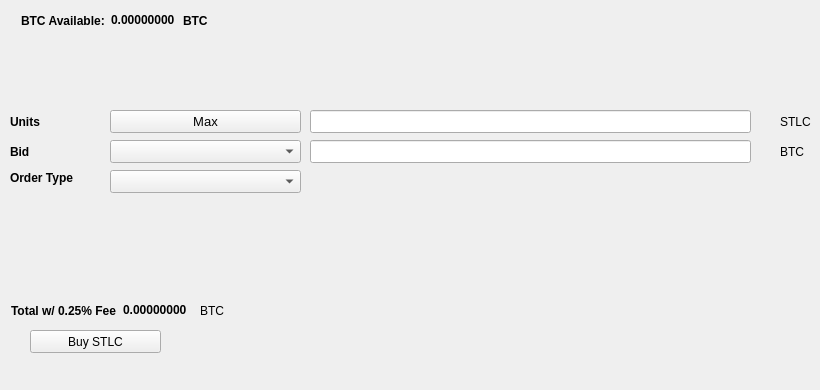
   <widget class="QWidget" name="BuyTab">
    <attribute name="title">
     <string>Buy</string>
    </attribute>
    <widget class="QPushButton" name="BuySTLC">
     <property name="geometry">
      <rect>
       <x>30</x>
       <y>330</y>
       <width>131</width>
       <height>23</height>
      </rect>
     </property>
     <property name="text">
      <string>Buy STLC</string>
     </property>
     <property name="icon">
      <iconset resource="../startlife.qrc">
       <normaloff>:/icons/bitcoin</normaloff>:/icons/bitcoin</iconset>
     </property>
    </widget>
    <widget class="QLabel" name="label_3">
     <property name="geometry">
      <rect>
       <x>10</x>
       <y>110</y>
       <width>46</width>
       <height>23</height>
      </rect>
     </property>
     <property name="font">
      <font>
       <weight>75</weight>
       <bold>true</bold>
      </font>
     </property>
     <property name="text">
      <string>Units</string>
     </property>
    </widget>
    <widget class="QLineEdit" name="UnitsInput">
     <property name="geometry">
      <rect>
       <x>310</x>
       <y>110</y>
       <width>441</width>
       <height>23</height>
      </rect>
     </property>
     <property name="font">
      <font>
       <pointsize>9</pointsize>
       <weight>75</weight>
       <bold>true</bold>
      </font>
     </property>
    </widget>
    <widget class="QLineEdit" name="BuyBidPriceEdit">
     <property name="geometry">
      <rect>
       <x>310</x>
       <y>140</y>
       <width>441</width>
       <height>23</height>
      </rect>
     </property>
     <property name="font">
      <font>
       <pointsize>9</pointsize>
       <weight>75</weight>
       <bold>true</bold>
      </font>
     </property>
    </widget>
    <widget class="QLabel" name="label_4">
     <property name="geometry">
      <rect>
       <x>780</x>
       <y>110</y>
       <width>31</width>
       <height>23</height>
      </rect>
     </property>
     <property name="text">
      <string>STLC</string>
     </property>
    </widget>
    <widget class="QLabel" name="label_5">
     <property name="geometry">
      <rect>
       <x>780</x>
       <y>140</y>
       <width>31</width>
       <height>23</height>
      </rect>
     </property>
     <property name="text">
      <string>BTC</string>
     </property>
    </widget>
    <widget class="QLabel" name="label_6">
     <property name="geometry">
      <rect>
       <x>10</x>
       <y>140</y>
       <width>46</width>
       <height>23</height>
      </rect>
     </property>
     <property name="font">
      <font>
       <weight>75</weight>
       <bold>true</bold>
      </font>
     </property>
     <property name="text">
      <string>Bid</string>
     </property>
    </widget>
    <widget class="QLabel" name="label_7">
     <property name="geometry">
      <rect>
       <x>10</x>
       <y>170</y>
       <width>91</width>
       <height>16</height>
      </rect>
     </property>
     <property name="font">
      <font>
       <weight>75</weight>
       <bold>true</bold>
      </font>
     </property>
     <property name="text">
      <string>Order Type</string>
     </property>
    </widget>
    <widget class="QPushButton" name="Buy_Max_Amount">
     <property name="geometry">
      <rect>
       <x>110</x>
       <y>110</y>
       <width>191</width>
       <height>23</height>
      </rect>
     </property>
     <property name="font">
      <font>
       <pointsize>10</pointsize>
      </font>
     </property>
     <property name="text">
      <string>Max</string>
     </property>
    </widget>
    <widget class="QComboBox" name="BuyBidcomboBox">
     <property name="geometry">
      <rect>
       <x>110</x>
       <y>140</y>
       <width>191</width>
       <height>23</height>
      </rect>
     </property>
     <property name="font">
      <font>
       <pointsize>10</pointsize>
      </font>
     </property>
    </widget>
    <widget class="QComboBox" name="buyOrdertypeCombo">
     <property name="geometry">
      <rect>
       <x>110</x>
       <y>170</y>
       <width>191</width>
       <height>23</height>
      </rect>
     </property>
     <property name="font">
      <font>
       <pointsize>10</pointsize>
      </font>
     </property>
    </widget>
    <widget class="QWidget" name="layoutWidget1">
     <property name="geometry">
      <rect>
       <x>21</x>
       <y>11</y>
       <width>227</width>
       <height>19</height>
      </rect>
     </property>
     <layout class="QHBoxLayout" name="horizontalLayout_3">
      <item>
       <widget class="QLabel" name="label232">
        <property name="font">
         <font>
          <weight>75</weight>
          <bold>true</bold>
         </font>
        </property>
        <property name="text">
         <string>BTC Available:</string>
        </property>
       </widget>
      </item>
      <item>
       <widget class="QLabel" name="BtcAvailableLbl">
        <property name="palette">
         <palette>
          <active>
           <colorrole role="WindowText">
            <brush brushstyle="SolidPattern">
             <color alpha="255">
              <red>0</red>
              <green>0</green>
              <blue>0</blue>
             </color>
            </brush>
           </colorrole>
           <colorrole role="Button">
            <brush brushstyle="SolidPattern">
             <color alpha="255">
              <red>0</red>
              <green>170</green>
              <blue>0</blue>
             </color>
            </brush>
           </colorrole>
           <colorrole role="Light">
            <brush brushstyle="SolidPattern">
             <color alpha="255">
              <red>0</red>
              <green>255</green>
              <blue>0</blue>
             </color>
            </brush>
           </colorrole>
           <colorrole role="Midlight">
            <brush brushstyle="SolidPattern">
             <color alpha="255">
              <red>0</red>
              <green>212</green>
              <blue>0</blue>
             </color>
            </brush>
           </colorrole>
           <colorrole role="Dark">
            <brush brushstyle="SolidPattern">
             <color alpha="255">
              <red>0</red>
              <green>85</green>
              <blue>0</blue>
             </color>
            </brush>
           </colorrole>
           <colorrole role="Mid">
            <brush brushstyle="SolidPattern">
             <color alpha="255">
              <red>0</red>
              <green>113</green>
              <blue>0</blue>
             </color>
            </brush>
           </colorrole>
           <colorrole role="Text">
            <brush brushstyle="SolidPattern">
             <color alpha="255">
              <red>0</red>
              <green>170</green>
              <blue>0</blue>
             </color>
            </brush>
           </colorrole>
           <colorrole role="BrightText">
            <brush brushstyle="SolidPattern">
             <color alpha="255">
              <red>255</red>
              <green>255</green>
              <blue>255</blue>
             </color>
            </brush>
           </colorrole>
           <colorrole role="ButtonText">
            <brush brushstyle="SolidPattern">
             <color alpha="255">
              <red>0</red>
              <green>0</green>
              <blue>0</blue>
             </color>
            </brush>
           </colorrole>
           <colorrole role="Base">
            <brush brushstyle="SolidPattern">
             <color alpha="255">
              <red>255</red>
              <green>255</green>
              <blue>255</blue>
             </color>
            </brush>
           </colorrole>
           <colorrole role="Window">
            <brush brushstyle="SolidPattern">
             <color alpha="255">
              <red>0</red>
              <green>170</green>
              <blue>0</blue>
             </color>
            </brush>
           </colorrole>
           <colorrole role="Shadow">
            <brush brushstyle="SolidPattern">
             <color alpha="255">
              <red>0</red>
              <green>0</green>
              <blue>0</blue>
             </color>
            </brush>
           </colorrole>
           <colorrole role="AlternateBase">
            <brush brushstyle="SolidPattern">
             <color alpha="255">
              <red>127</red>
              <green>212</green>
              <blue>127</blue>
             </color>
            </brush>
           </colorrole>
           <colorrole role="ToolTipBase">
            <brush brushstyle="SolidPattern">
             <color alpha="255">
              <red>255</red>
              <green>255</green>
              <blue>220</blue>
             </color>
            </brush>
           </colorrole>
           <colorrole role="ToolTipText">
            <brush brushstyle="SolidPattern">
             <color alpha="255">
              <red>0</red>
              <green>0</green>
              <blue>0</blue>
             </color>
            </brush>
           </colorrole>
          </active>
          <inactive>
           <colorrole role="WindowText">
            <brush brushstyle="SolidPattern">
             <color alpha="255">
              <red>0</red>
              <green>0</green>
              <blue>0</blue>
             </color>
            </brush>
           </colorrole>
           <colorrole role="Button">
            <brush brushstyle="SolidPattern">
             <color alpha="255">
              <red>0</red>
              <green>170</green>
              <blue>0</blue>
             </color>
            </brush>
           </colorrole>
           <colorrole role="Light">
            <brush brushstyle="SolidPattern">
             <color alpha="255">
              <red>0</red>
              <green>255</green>
              <blue>0</blue>
             </color>
            </brush>
           </colorrole>
           <colorrole role="Midlight">
            <brush brushstyle="SolidPattern">
             <color alpha="255">
              <red>0</red>
              <green>212</green>
              <blue>0</blue>
             </color>
            </brush>
           </colorrole>
           <colorrole role="Dark">
            <brush brushstyle="SolidPattern">
             <color alpha="255">
              <red>0</red>
              <green>85</green>
              <blue>0</blue>
             </color>
            </brush>
           </colorrole>
           <colorrole role="Mid">
            <brush brushstyle="SolidPattern">
             <color alpha="255">
              <red>0</red>
              <green>113</green>
              <blue>0</blue>
             </color>
            </brush>
           </colorrole>
           <colorrole role="Text">
            <brush brushstyle="SolidPattern">
             <color alpha="255">
              <red>0</red>
              <green>170</green>
              <blue>0</blue>
             </color>
            </brush>
           </colorrole>
           <colorrole role="BrightText">
            <brush brushstyle="SolidPattern">
             <color alpha="255">
              <red>255</red>
              <green>255</green>
              <blue>255</blue>
             </color>
            </brush>
           </colorrole>
           <colorrole role="ButtonText">
            <brush brushstyle="SolidPattern">
             <color alpha="255">
              <red>0</red>
              <green>0</green>
              <blue>0</blue>
             </color>
            </brush>
           </colorrole>
           <colorrole role="Base">
            <brush brushstyle="SolidPattern">
             <color alpha="255">
              <red>255</red>
              <green>255</green>
              <blue>255</blue>
             </color>
            </brush>
           </colorrole>
           <colorrole role="Window">
            <brush brushstyle="SolidPattern">
             <color alpha="255">
              <red>0</red>
              <green>170</green>
              <blue>0</blue>
             </color>
            </brush>
           </colorrole>
           <colorrole role="Shadow">
            <brush brushstyle="SolidPattern">
             <color alpha="255">
              <red>0</red>
              <green>0</green>
              <blue>0</blue>
             </color>
            </brush>
           </colorrole>
           <colorrole role="AlternateBase">
            <brush brushstyle="SolidPattern">
             <color alpha="255">
              <red>127</red>
              <green>212</green>
              <blue>127</blue>
             </color>
            </brush>
           </colorrole>
           <colorrole role="ToolTipBase">
            <brush brushstyle="SolidPattern">
             <color alpha="255">
              <red>255</red>
              <green>255</green>
              <blue>220</blue>
             </color>
            </brush>
           </colorrole>
           <colorrole role="ToolTipText">
            <brush brushstyle="SolidPattern">
             <color alpha="255">
              <red>0</red>
              <green>0</green>
              <blue>0</blue>
             </color>
            </brush>
           </colorrole>
          </inactive>
          <disabled>
           <colorrole role="WindowText">
            <brush brushstyle="SolidPattern">
             <color alpha="255">
              <red>0</red>
              <green>85</green>
              <blue>0</blue>
             </color>
            </brush>
           </colorrole>
           <colorrole role="Button">
            <brush brushstyle="SolidPattern">
             <color alpha="255">
              <red>0</red>
              <green>170</green>
              <blue>0</blue>
             </color>
            </brush>
           </colorrole>
           <colorrole role="Light">
            <brush brushstyle="SolidPattern">
             <color alpha="255">
              <red>0</red>
              <green>255</green>
              <blue>0</blue>
             </color>
            </brush>
           </colorrole>
           <colorrole role="Midlight">
            <brush brushstyle="SolidPattern">
             <color alpha="255">
              <red>0</red>
              <green>212</green>
              <blue>0</blue>
             </color>
            </brush>
           </colorrole>
           <colorrole role="Dark">
            <brush brushstyle="SolidPattern">
             <color alpha="255">
              <red>0</red>
              <green>85</green>
              <blue>0</blue>
             </color>
            </brush>
           </colorrole>
           <colorrole role="Mid">
            <brush brushstyle="SolidPattern">
             <color alpha="255">
              <red>0</red>
              <green>113</green>
              <blue>0</blue>
             </color>
            </brush>
           </colorrole>
           <colorrole role="Text">
            <brush brushstyle="SolidPattern">
             <color alpha="255">
              <red>0</red>
              <green>85</green>
              <blue>0</blue>
             </color>
            </brush>
           </colorrole>
           <colorrole role="BrightText">
            <brush brushstyle="SolidPattern">
             <color alpha="255">
              <red>255</red>
              <green>255</green>
              <blue>255</blue>
             </color>
            </brush>
           </colorrole>
           <colorrole role="ButtonText">
            <brush brushstyle="SolidPattern">
             <color alpha="255">
              <red>0</red>
              <green>85</green>
              <blue>0</blue>
             </color>
            </brush>
           </colorrole>
           <colorrole role="Base">
            <brush brushstyle="SolidPattern">
             <color alpha="255">
              <red>0</red>
              <green>170</green>
              <blue>0</blue>
             </color>
            </brush>
           </colorrole>
           <colorrole role="Window">
            <brush brushstyle="SolidPattern">
             <color alpha="255">
              <red>0</red>
              <green>170</green>
              <blue>0</blue>
             </color>
            </brush>
           </colorrole>
           <colorrole role="Shadow">
            <brush brushstyle="SolidPattern">
             <color alpha="255">
              <red>0</red>
              <green>0</green>
              <blue>0</blue>
             </color>
            </brush>
           </colorrole>
           <colorrole role="AlternateBase">
            <brush brushstyle="SolidPattern">
             <color alpha="255">
              <red>0</red>
              <green>170</green>
              <blue>0</blue>
             </color>
            </brush>
           </colorrole>
           <colorrole role="ToolTipBase">
            <brush brushstyle="SolidPattern">
             <color alpha="255">
              <red>255</red>
              <green>255</green>
              <blue>220</blue>
             </color>
            </brush>
           </colorrole>
           <colorrole role="ToolTipText">
            <brush brushstyle="SolidPattern">
             <color alpha="255">
              <red>0</red>
              <green>0</green>
              <blue>0</blue>
             </color>
            </brush>
           </colorrole>
          </disabled>
         </palette>
        </property>
        <property name="font">
         <font>
          <weight>75</weight>
          <bold>true</bold>
         </font>
        </property>
        <property name="text">
         <string>0.00000000</string>
        </property>
        <property name="textInteractionFlags">
         <set>Qt::LinksAccessibleByMouse|Qt::TextSelectableByKeyboard|Qt::TextSelectableByMouse</set>
        </property>
       </widget>
      </item>
      <item>
       <widget class="QLabel" name="BtcAvailableLbl_2">
        <property name="font">
         <font>
          <weight>75</weight>
          <bold>true</bold>
         </font>
        </property>
        <property name="text">
         <string>BTC</string>
        </property>
       </widget>
      </item>
     </layout>
    </widget>
    <widget class="QWidget" name="layoutWidge2">
     <property name="geometry">
      <rect>
       <x>11</x>
       <y>301</y>
       <width>259</width>
       <height>19</height>
      </rect>
     </property>
     <layout class="QHBoxLayout" name="horizontalLayout_4">
      <item>
       <widget class="QLabel" name="label_9">
        <property name="font">
         <font>
          <weight>75</weight>
          <bold>true</bold>
         </font>
        </property>
        <property name="text">
         <string>Total w/ 0.25% Fee</string>
        </property>
       </widget>
      </item>
      <item>
       <widget class="QLabel" name="BuyCostLabel">
        <property name="palette">
         <palette>
          <active>
           <colorrole role="WindowText">
            <brush brushstyle="SolidPattern">
             <color alpha="255">
              <red>0</red>
              <green>0</green>
              <blue>0</blue>
             </color>
            </brush>
           </colorrole>
           <colorrole role="Button">
            <brush brushstyle="SolidPattern">
             <color alpha="255">
              <red>0</red>
              <green>170</green>
              <blue>0</blue>
             </color>
            </brush>
           </colorrole>
           <colorrole role="Light">
            <brush brushstyle="SolidPattern">
             <color alpha="255">
              <red>0</red>
              <green>255</green>
              <blue>0</blue>
             </color>
            </brush>
           </colorrole>
           <colorrole role="Midlight">
            <brush brushstyle="SolidPattern">
             <color alpha="255">
              <red>0</red>
              <green>212</green>
              <blue>0</blue>
             </color>
            </brush>
           </colorrole>
           <colorrole role="Dark">
            <brush brushstyle="SolidPattern">
             <color alpha="255">
              <red>0</red>
              <green>85</green>
              <blue>0</blue>
             </color>
            </brush>
           </colorrole>
           <colorrole role="Mid">
            <brush brushstyle="SolidPattern">
             <color alpha="255">
              <red>0</red>
              <green>113</green>
              <blue>0</blue>
             </color>
            </brush>
           </colorrole>
           <colorrole role="Text">
            <brush brushstyle="SolidPattern">
             <color alpha="255">
              <red>0</red>
              <green>170</green>
              <blue>0</blue>
             </color>
            </brush>
           </colorrole>
           <colorrole role="BrightText">
            <brush brushstyle="SolidPattern">
             <color alpha="255">
              <red>255</red>
              <green>255</green>
              <blue>255</blue>
             </color>
            </brush>
           </colorrole>
           <colorrole role="ButtonText">
            <brush brushstyle="SolidPattern">
             <color alpha="255">
              <red>0</red>
              <green>0</green>
              <blue>0</blue>
             </color>
            </brush>
           </colorrole>
           <colorrole role="Base">
            <brush brushstyle="SolidPattern">
             <color alpha="255">
              <red>255</red>
              <green>255</green>
              <blue>255</blue>
             </color>
            </brush>
           </colorrole>
           <colorrole role="Window">
            <brush brushstyle="SolidPattern">
             <color alpha="255">
              <red>0</red>
              <green>170</green>
              <blue>0</blue>
             </color>
            </brush>
           </colorrole>
           <colorrole role="Shadow">
            <brush brushstyle="SolidPattern">
             <color alpha="255">
              <red>0</red>
              <green>0</green>
              <blue>0</blue>
             </color>
            </brush>
           </colorrole>
           <colorrole role="AlternateBase">
            <brush brushstyle="SolidPattern">
             <color alpha="255">
              <red>127</red>
              <green>212</green>
              <blue>127</blue>
             </color>
            </brush>
           </colorrole>
           <colorrole role="ToolTipBase">
            <brush brushstyle="SolidPattern">
             <color alpha="255">
              <red>255</red>
              <green>255</green>
              <blue>220</blue>
             </color>
            </brush>
           </colorrole>
           <colorrole role="ToolTipText">
            <brush brushstyle="SolidPattern">
             <color alpha="255">
              <red>0</red>
              <green>0</green>
              <blue>0</blue>
             </color>
            </brush>
           </colorrole>
          </active>
          <inactive>
           <colorrole role="WindowText">
            <brush brushstyle="SolidPattern">
             <color alpha="255">
              <red>0</red>
              <green>0</green>
              <blue>0</blue>
             </color>
            </brush>
           </colorrole>
           <colorrole role="Button">
            <brush brushstyle="SolidPattern">
             <color alpha="255">
              <red>0</red>
              <green>170</green>
              <blue>0</blue>
             </color>
            </brush>
           </colorrole>
           <colorrole role="Light">
            <brush brushstyle="SolidPattern">
             <color alpha="255">
              <red>0</red>
              <green>255</green>
              <blue>0</blue>
             </color>
            </brush>
           </colorrole>
           <colorrole role="Midlight">
            <brush brushstyle="SolidPattern">
             <color alpha="255">
              <red>0</red>
              <green>212</green>
              <blue>0</blue>
             </color>
            </brush>
           </colorrole>
           <colorrole role="Dark">
            <brush brushstyle="SolidPattern">
             <color alpha="255">
              <red>0</red>
              <green>85</green>
              <blue>0</blue>
             </color>
            </brush>
           </colorrole>
           <colorrole role="Mid">
            <brush brushstyle="SolidPattern">
             <color alpha="255">
              <red>0</red>
              <green>113</green>
              <blue>0</blue>
             </color>
            </brush>
           </colorrole>
           <colorrole role="Text">
            <brush brushstyle="SolidPattern">
             <color alpha="255">
              <red>0</red>
              <green>170</green>
              <blue>0</blue>
             </color>
            </brush>
           </colorrole>
           <colorrole role="BrightText">
            <brush brushstyle="SolidPattern">
             <color alpha="255">
              <red>255</red>
              <green>255</green>
              <blue>255</blue>
             </color>
            </brush>
           </colorrole>
           <colorrole role="ButtonText">
            <brush brushstyle="SolidPattern">
             <color alpha="255">
              <red>0</red>
              <green>0</green>
              <blue>0</blue>
             </color>
            </brush>
           </colorrole>
           <colorrole role="Base">
            <brush brushstyle="SolidPattern">
             <color alpha="255">
              <red>255</red>
              <green>255</green>
              <blue>255</blue>
             </color>
            </brush>
           </colorrole>
           <colorrole role="Window">
            <brush brushstyle="SolidPattern">
             <color alpha="255">
              <red>0</red>
              <green>170</green>
              <blue>0</blue>
             </color>
            </brush>
           </colorrole>
           <colorrole role="Shadow">
            <brush brushstyle="SolidPattern">
             <color alpha="255">
              <red>0</red>
              <green>0</green>
              <blue>0</blue>
             </color>
            </brush>
           </colorrole>
           <colorrole role="AlternateBase">
            <brush brushstyle="SolidPattern">
             <color alpha="255">
              <red>127</red>
              <green>212</green>
              <blue>127</blue>
             </color>
            </brush>
           </colorrole>
           <colorrole role="ToolTipBase">
            <brush brushstyle="SolidPattern">
             <color alpha="255">
              <red>255</red>
              <green>255</green>
              <blue>220</blue>
             </color>
            </brush>
           </colorrole>
           <colorrole role="ToolTipText">
            <brush brushstyle="SolidPattern">
             <color alpha="255">
              <red>0</red>
              <green>0</green>
              <blue>0</blue>
             </color>
            </brush>
           </colorrole>
          </inactive>
          <disabled>
           <colorrole role="WindowText">
            <brush brushstyle="SolidPattern">
             <color alpha="255">
              <red>0</red>
              <green>85</green>
              <blue>0</blue>
             </color>
            </brush>
           </colorrole>
           <colorrole role="Button">
            <brush brushstyle="SolidPattern">
             <color alpha="255">
              <red>0</red>
              <green>170</green>
              <blue>0</blue>
             </color>
            </brush>
           </colorrole>
           <colorrole role="Light">
            <brush brushstyle="SolidPattern">
             <color alpha="255">
              <red>0</red>
              <green>255</green>
              <blue>0</blue>
             </color>
            </brush>
           </colorrole>
           <colorrole role="Midlight">
            <brush brushstyle="SolidPattern">
             <color alpha="255">
              <red>0</red>
              <green>212</green>
              <blue>0</blue>
             </color>
            </brush>
           </colorrole>
           <colorrole role="Dark">
            <brush brushstyle="SolidPattern">
             <color alpha="255">
              <red>0</red>
              <green>85</green>
              <blue>0</blue>
             </color>
            </brush>
           </colorrole>
           <colorrole role="Mid">
            <brush brushstyle="SolidPattern">
             <color alpha="255">
              <red>0</red>
              <green>113</green>
              <blue>0</blue>
             </color>
            </brush>
           </colorrole>
           <colorrole role="Text">
            <brush brushstyle="SolidPattern">
             <color alpha="255">
              <red>0</red>
              <green>85</green>
              <blue>0</blue>
             </color>
            </brush>
           </colorrole>
           <colorrole role="BrightText">
            <brush brushstyle="SolidPattern">
             <color alpha="255">
              <red>255</red>
              <green>255</green>
              <blue>255</blue>
             </color>
            </brush>
           </colorrole>
           <colorrole role="ButtonText">
            <brush brushstyle="SolidPattern">
             <color alpha="255">
              <red>0</red>
              <green>85</green>
              <blue>0</blue>
             </color>
            </brush>
           </colorrole>
           <colorrole role="Base">
            <brush brushstyle="SolidPattern">
             <color alpha="255">
              <red>0</red>
              <green>170</green>
              <blue>0</blue>
             </color>
            </brush>
           </colorrole>
           <colorrole role="Window">
            <brush brushstyle="SolidPattern">
             <color alpha="255">
              <red>0</red>
              <green>170</green>
              <blue>0</blue>
             </color>
            </brush>
           </colorrole>
           <colorrole role="Shadow">
            <brush brushstyle="SolidPattern">
             <color alpha="255">
              <red>0</red>
              <green>0</green>
              <blue>0</blue>
             </color>
            </brush>
           </colorrole>
           <colorrole role="AlternateBase">
            <brush brushstyle="SolidPattern">
             <color alpha="255">
              <red>0</red>
              <green>170</green>
              <blue>0</blue>
             </color>
            </brush>
           </colorrole>
           <colorrole role="ToolTipBase">
            <brush brushstyle="SolidPattern">
             <color alpha="255">
              <red>255</red>
              <green>255</green>
              <blue>220</blue>
             </color>
            </brush>
           </colorrole>
           <colorrole role="ToolTipText">
            <brush brushstyle="SolidPattern">
             <color alpha="255">
              <red>0</red>
              <green>0</green>
              <blue>0</blue>
             </color>
            </brush>
           </colorrole>
          </disabled>
         </palette>
        </property>
        <property name="font">
         <font>
          <weight>75</weight>
          <bold>true</bold>
         </font>
        </property>
        <property name="autoFillBackground">
         <bool>false</bool>
        </property>
        <property name="text">
         <string>0.00000000</string>
        </property>
        <property name="textInteractionFlags">
         <set>Qt::LinksAccessibleByMouse|Qt::TextSelectableByMouse</set>
        </property>
       </widget>
      </item>
      <item>
       <widget class="QLabel" name="label_10">
        <property name="font">
         <font>
          <weight>50</weight>
          <bold>false</bold>
         </font>
        </property>
        <property name="text">
         <string>BTC</string>
        </property>
       </widget>
      </item>
     </layout>
    </widget>
    <widget class="QLabel" name="label_24">
     <property name="geometry">
      <rect>
       <x>460</x>
       <y>300</y>
       <width>281</width>
       <height>81</height>
      </rect>
     </property>
     <property name="text">
      <string/>
     </property>
     <property name="pixmap">
      <pixmap>:/images/bittrex</pixmap>
     </property>
    </widget>
   </widget>
